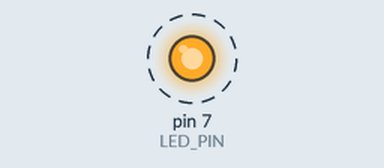
Simulated run of this sketch. Board: Arduino Uno, built with avr-gcc and run on an emulated ATmega328P. Shown: output pins drawn as LEDs (lit = HIGH). Dashed ring = blinking.

Above: at 0.05 s.
Timing chart, 0 to 3.0 s (numbered marks = the images above):
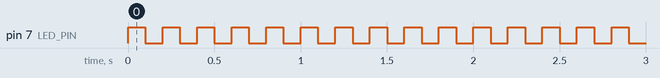

Measured:
- by itself, pin 7 (LED_PIN): alternates HIGH for 0.10 s and LOW for 0.10 s

The sketch:

P0_Blink.ino
```cpp
#define LED_PIN 7

void setup()
{
  Serial.begin(9600);
  pinMode(LED_PIN, OUTPUT);

}

void loop()
{
  digitalWrite(LED_PIN, HIGH);
  delay(100);
  digitalWrite(LED_PIN, LOW);
  delay(100);
}
```
